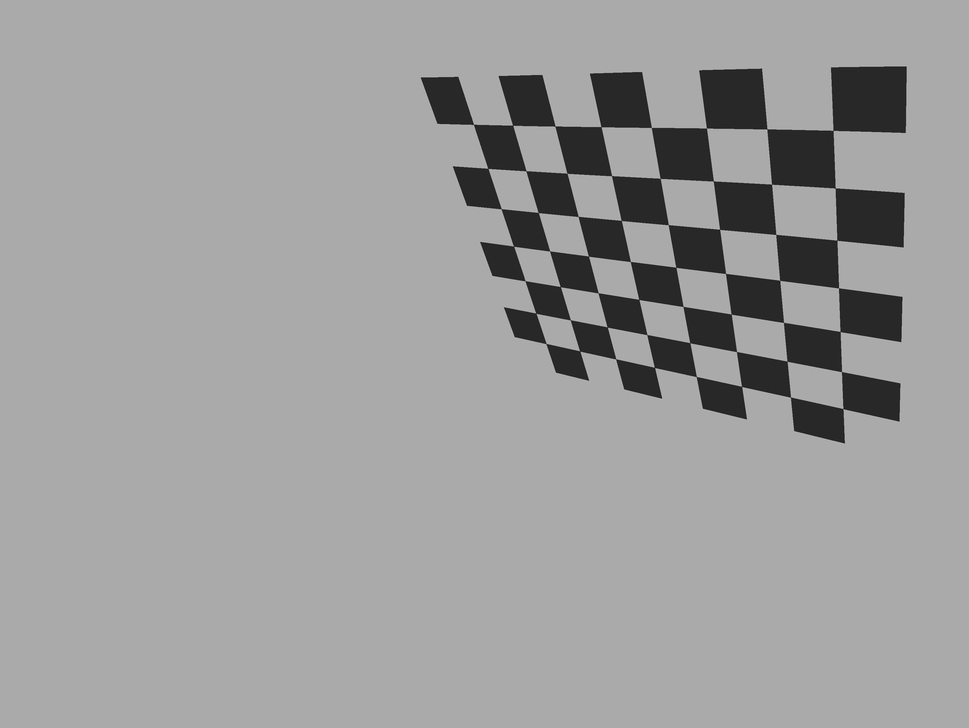
#> input picture Bericht/3-development/calibration/images/nump0.png, 969 x 728 px, shrunk from 3280 x 2464 before the run
$ python blurr_im.py
#> lines starting #> are read from the running program, lines starting #| are printed output that depends on the picture
import cv2
import numpy as np


images = ['nump0.png', 'nump1.png', 'nump2.png', 'nump3.png', 'nump4.png', 'nump5.png']

for fname in images:
    im = cv2.imread(fname)
#> im is the input picture: shape (728, 969, 3); min 19, max 190, mean 156.5
    im = cv2.GaussianBlur(im, (71,71), 0)
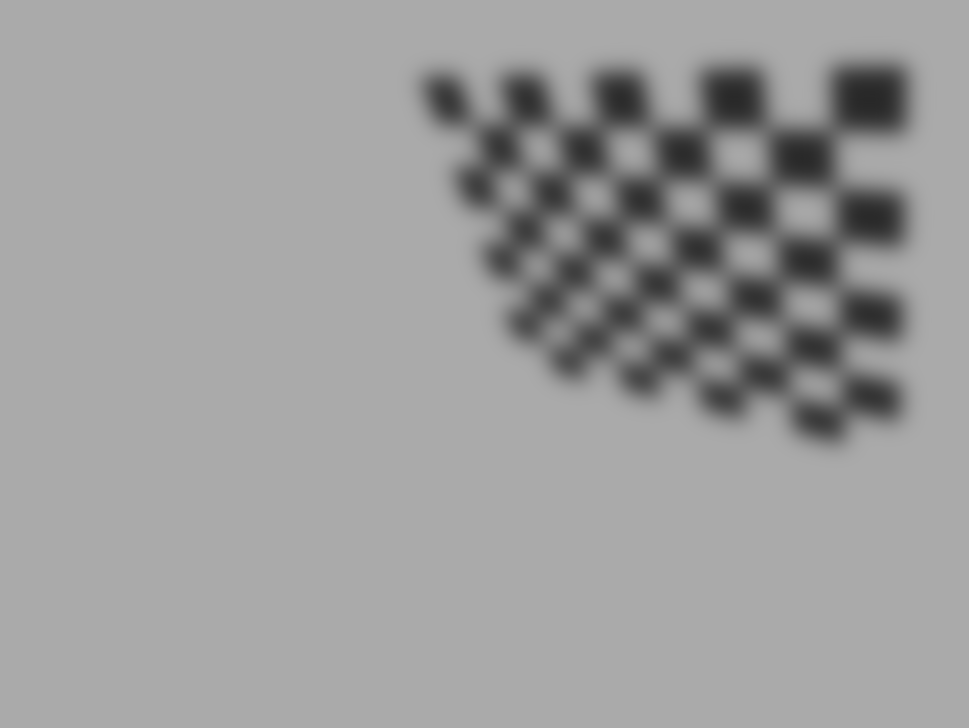
#> im: shape (728, 969, 3); min 40, max 170, mean 156.5

    name = fname[:5] + '_blurred.png'
    cv2.imwrite(name, im)
#> pass 2 of the loop `for fname in images:`:
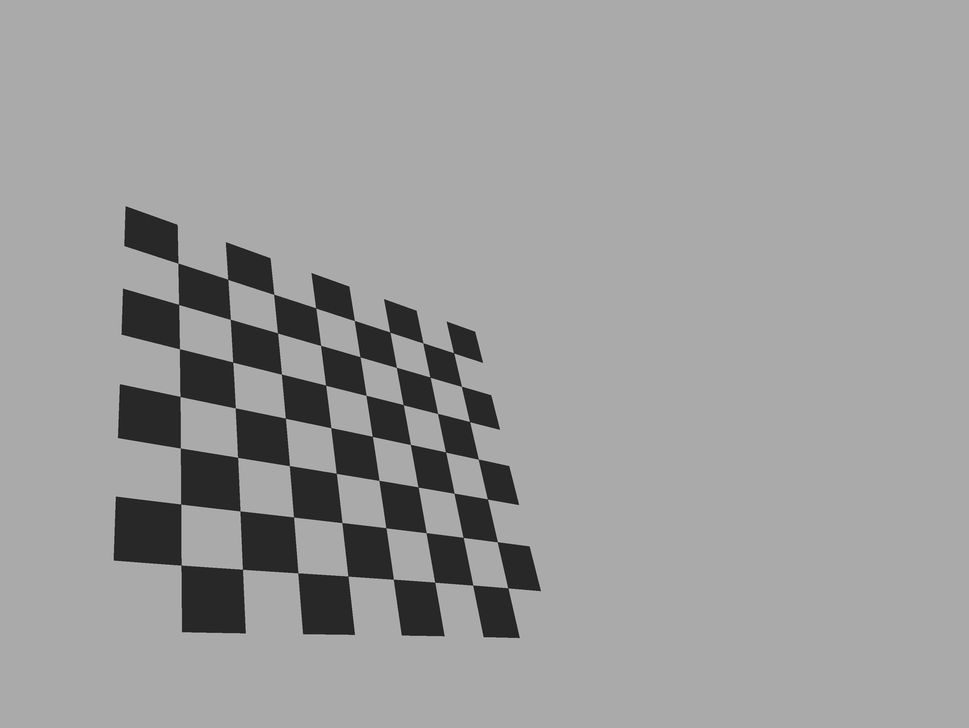
#> input picture Bericht/3-development/calibration/images/nump1.png, 969 x 728 px, shrunk from 3280 x 2464 before the run
#> im is the input picture: shape (728, 969, 3); min 19, max 191, mean 156.9
#> `im = cv2.GaussianBlur(im, (71,71), 0)`:
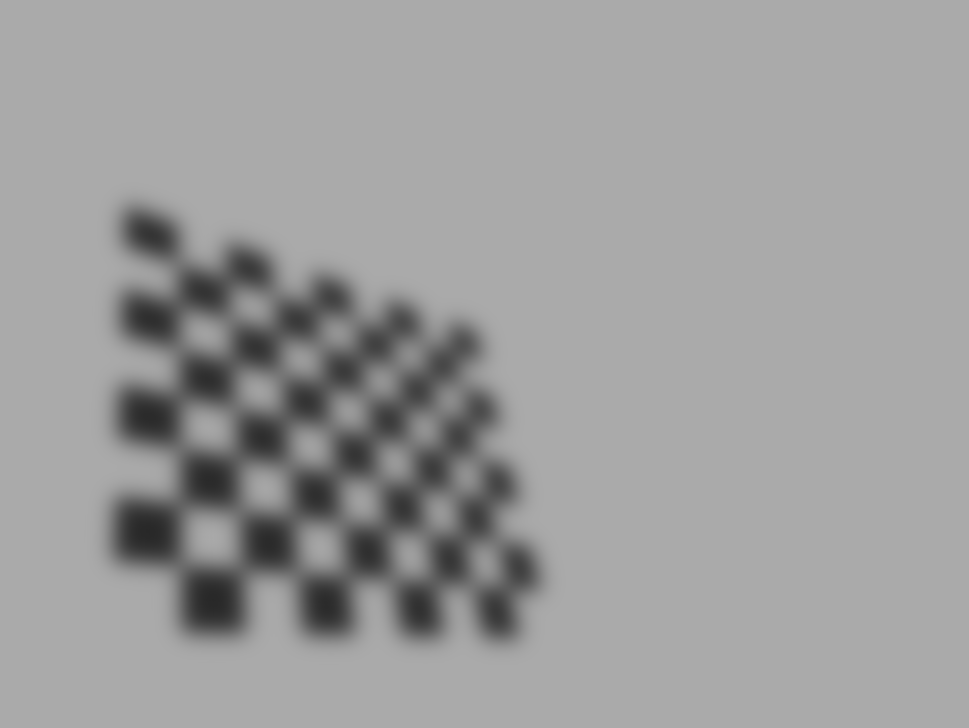
#> im: shape (728, 969, 3); min 40, max 170, mean 156.9
#> pass 3 of the loop `for fname in images:`:
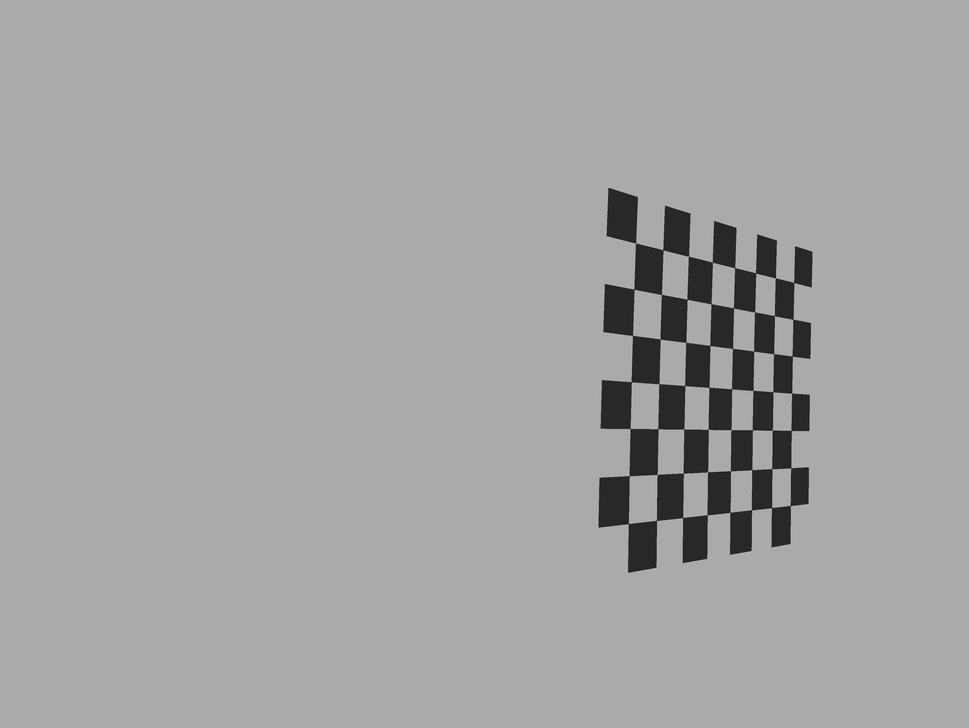
#> input picture Bericht/3-development/calibration/images/nump2.png, 969 x 728 px, shrunk from 3280 x 2464 before the run
#> im is the input picture: shape (728, 969, 3); min 20, max 191, mean 163.4
#> `im = cv2.GaussianBlur(im, (71,71), 0)`:
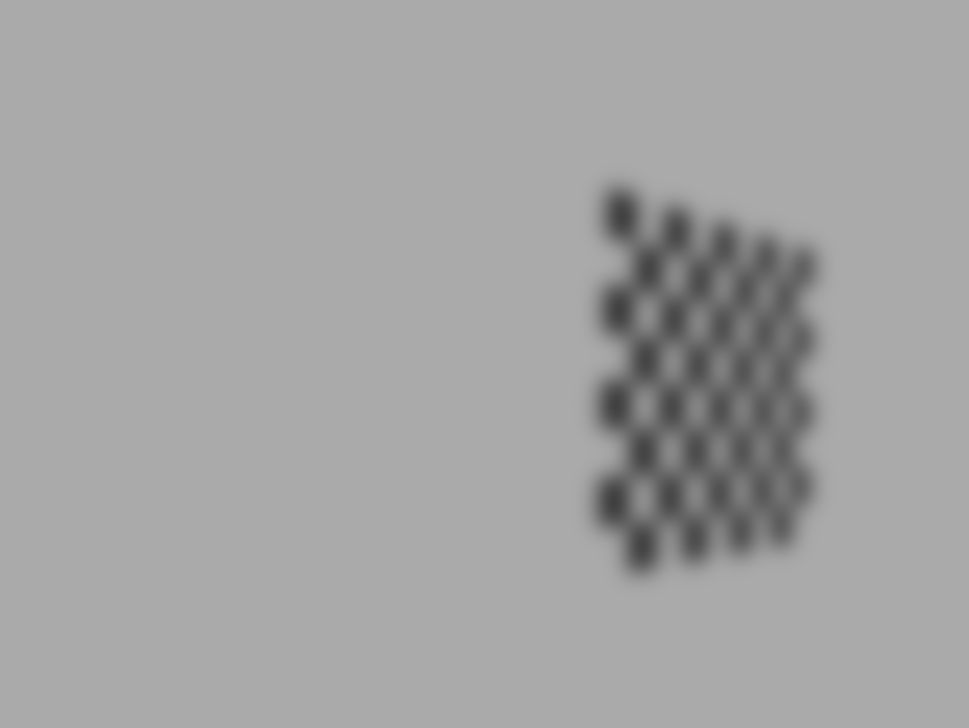
#> im: shape (728, 969, 3); min 64, max 170, mean 163.4
#> the loop made 6 passes; the first 3 are shown
